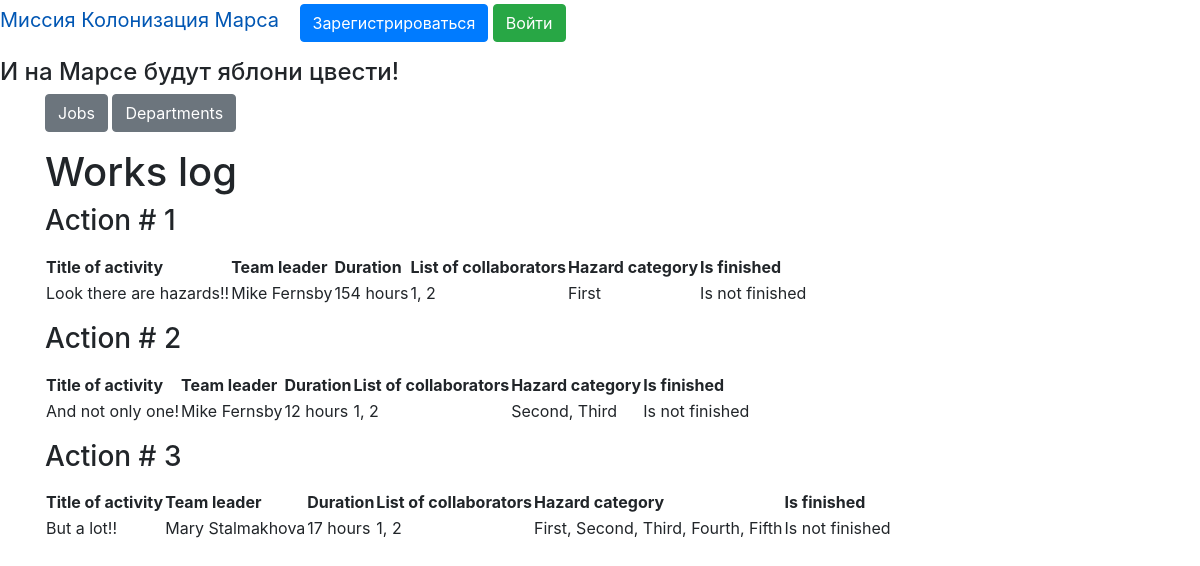
Page /jobs on the committed database.
### data/beta_code.py (models this page shows)
class Jobs(SqlAlchemyBase):
    __tablename__ = 'jobs'
    id = sqlalchemy.Column(sqlalchemy.Integer,
                           primary_key=True, autoincrement=True)
    team_leader = sqlalchemy.Column(sqlalchemy.Integer,
                                    sqlalchemy.ForeignKey("users.id"))
    job = sqlalchemy.Column(sqlalchemy.String, nullable=True)
    work_size = sqlalchemy.Column(sqlalchemy.Integer, nullable=True)
    collaborators = sqlalchemy.Column(sqlalchemy.String, nullable=True)
    start_date = sqlalchemy.Column(sqlalchemy.DateTime,
                                   default=datetime.datetime.now)
    end_date = sqlalchemy.Column(sqlalchemy.DateTime, nullable=True)
    is_finished = sqlalchemy.Column(sqlalchemy.Boolean, nullable=True)
    author = sqlalchemy.Column(sqlalchemy.Integer, nullable=True)
    categories = orm.relationship("Category",
                                  secondary="association",
                                  backref="jobs")

### data/category.py (models this page shows)
class Category(SqlAlchemyBase):
    __tablename__ = 'category'
    id = sqlalchemy.Column(sqlalchemy.Integer, primary_key=True,
                           autoincrement=True)
    name = sqlalchemy.Column(sqlalchemy.String, nullable=True)

### truly_main.py (the view)
@app.route('/jobs')
def jobs():
    jobs_dict = []
    db_sess = db_session.create_session()
    for job in db_sess.query(Jobs):
        jobs_dict.append({"id": job.id, "title": job.job,
                          "leader": None, "team_leader": job.team_leader,
                          "duration": str(job.work_size) + " hours",
                          "collabs": job.collaborators, "categories": ", ".join([i.name for i in job.categories]),
                          "finish": ("Is finished" if job.is_finished else "Is not finished")})
        user = db_sess.query(User).filter(User.id == job.team_leader).first()
        jobs_dict[-1]["leader"] = user.name + " " + user.surname
    params = {
        "title": "Jobs",
        "jobs": jobs_dict
    }
    return render_template('jobs.html', **params)

### data/db_session.py (called while the page is built)
def create_session() -> Session:
    global __factory
    return __factory()

### templates/jobs.html (shortened to what this page needs)
{% extends "main_page.html" %}
{% block content2 %}
<h1 style="text-allign: center">Works log</h1>
{% for item in jobs %}
<h3>Action # {{item.id}}</h3>
<p>
<table>
    <tr>
        <th>Title of activity</th>
        <th>Team leader</th>
        <th>Duration</th>
        <th>List of collaborators</th>
        <th>Hazard category</th>
        <th>Is finished</th>
    </tr>
    <tr>
        <td>{{item.title}}</td>
        <td>{{item.leader}}</td>
        <td>{{item.duration}}</td>
        <td>{{item.collabs}}</td>
        <td>{{item.categories}}</td>
        <td>{{item.finish}}</td>
  </tr>
</table>
</p>
{% endfor %}
{% endblock %}

### rows in the picture
Jobs: title "Look there are hazards!!", collabs "1, 2"
Category: categories "First"
Jobs: id "2", title "And not only one!", leader "Mike Fernsby", duration "12 hours", collabs "1, 2", categories "Second, Third", finish "Is not finished"
Jobs: id "3", title "But a lot!!", leader "Mary Stalmakhova", duration "17 hours", collabs "1, 2", categories "First, Second, Third, Fourth, Fifth", finish "Is not finished"

### other values in the picture
{{ item.id }} "1"
{{ item.leader }} "Mike Fernsby"
{{ item.duration }} "154 hours"
{{ item.finish }} "Is not finished"
